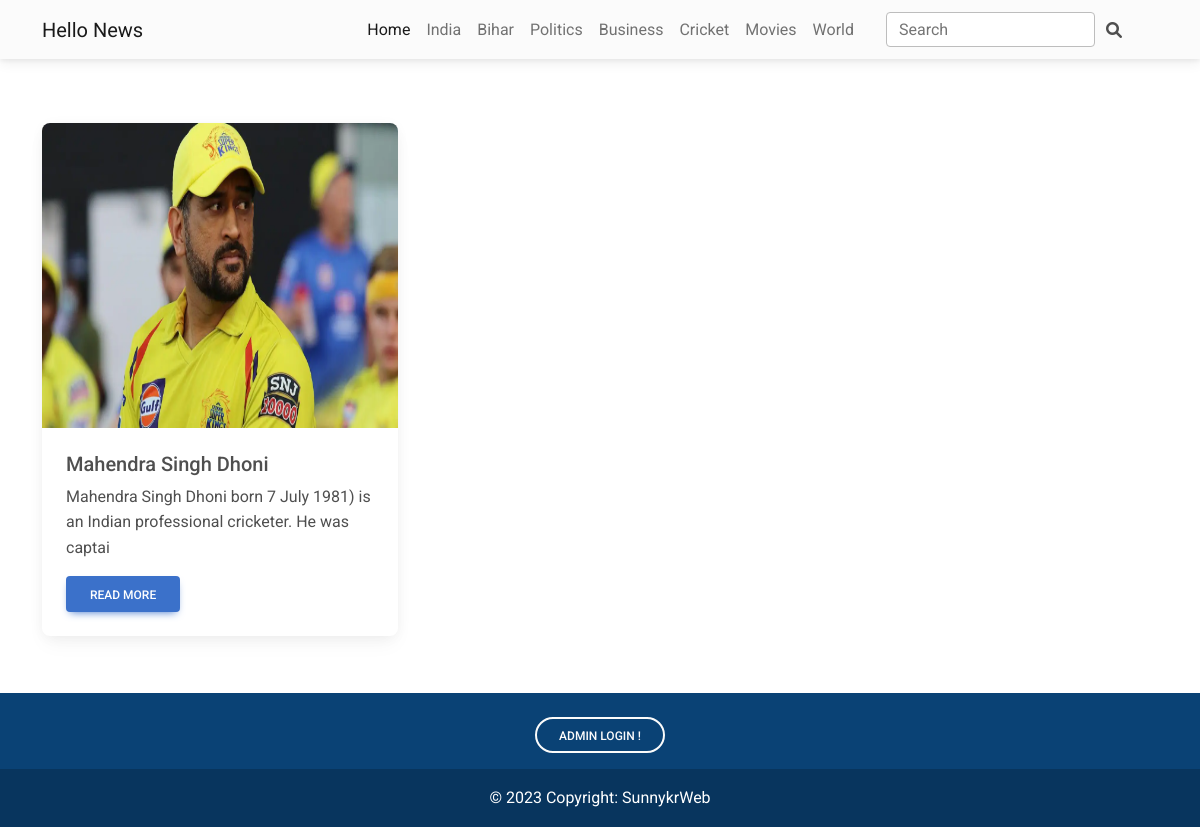
Page /cricket.php on the committed database.
### tables this page shows
CREATE TABLE `add_post` (
  `s_no` int(255) NOT NULL,
  `post_title` varchar(255) NOT NULL,
  `post_category` varchar(255) NOT NULL,
  `post_subcategory` varchar(255) NOT NULL,
  `post_image` varchar(255) NOT NULL,
  `post_descrition` longblob NOT NULL,
  `posting_date` timestamp NOT NULL DEFAULT current_timestamp() ON UPDATE current_timestamp()
);

### cricket.php (the view, shortened to what this page needs)
<!DOCTYPE html>
<html lang="en">
<head>
    <link
       href="https://cdnjs.cloudflare.com/ajax/libs/font-awesome/6.0.0/css/all.min.css"
       rel="stylesheet"
     />
     <link
       href="https://cdnjs.cloudflare.com/ajax/libs/mdb-ui-kit/6.3.0/mdb.min.css"
       rel="stylesheet"
     />
</head>
<body>
    <?php
        include('Navbar.php');
    ?>
<div class="container ">
    <div class="row mt-5">
    <?php
     include('db/database.php');
     $select="Select * from  add_post order by posting_date desc";
     $select_query=mysqli_query($con,$select);
     while($row=mysqli_fetch_assoc($select_query))
     {
        $new_title=$row['post_title'];
        $post_category=$row['post_category'];
        $post_description=$row['post_descrition'];
        $post_image=$row['post_image'];
      if($post_category=="Cricket" || $post_category=="cricket" )
      {
    ?>
          <div class="col-md-4 col-12 my-md-0 my-1">
                <div class="card my-3" style="width:100%;height:90%;">
                  <div class="bg-image hover-overlay ripple" data-mdb-ripple-color="light" style="width:100%;height:330px;">
                    <img src='<?php echo $post_image; ?>'  alt='photo' class="img-fluid w-100 h-100" />
                  </div>
                  <div class="card-body">
                    <h5 class="card-title"><?php echo $new_title;  ?></h5>
                    <p class="card-text"><?php echo substr($post_description,0,100)  ?></p>
                    <form action="posted_news.php" method="GET">
                    <button type="submit" class="btn btn-primary" >Read more</button>
                     </form>
                  </div>
                </div>
            </div>
      <?php
             }
         }
        ?>
    </div>
  </div>
  <?php
                include('./footer.php');
    ?>
</body>
</html>

### rows in the picture
add_post: post_image (picture), post_title "Mahendra Singh Dhoni", post_descrition "Mahendra Singh Dhoni born 7 July 1981) is an Indian professional cricketer. He was captai"
